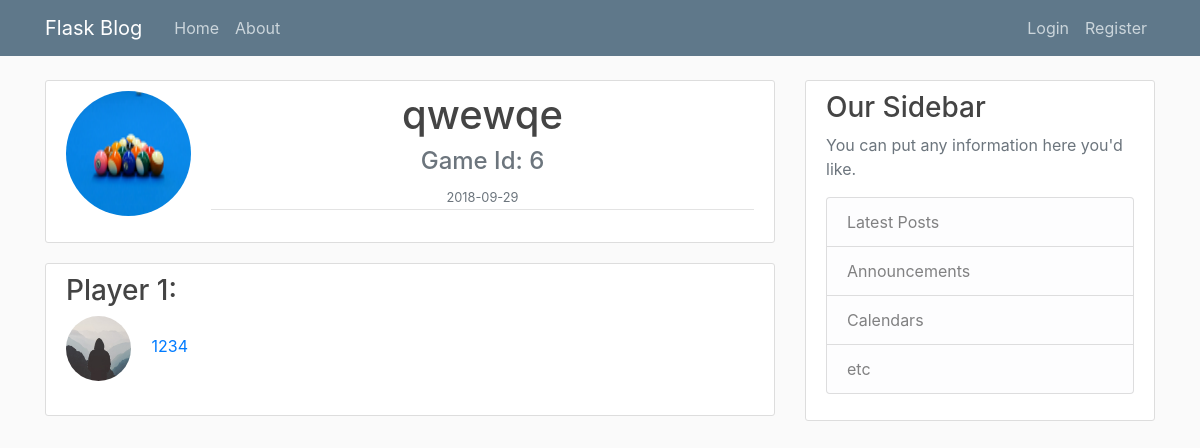
The app's page /game/6/view with its own data.
### flaskproject/models.py (models this page shows, shortened)
class Game(db.Model):
	id = db.Column(db.Integer, primary_key=True)
	name = db.Column(db.String(100), unique=False, nullable=False)
	password = db.Column(db.String(60), nullable=False)
	date_created = db.Column(db.DateTime, nullable=False, default=datetime.utcnow)
	image_file = db.Column(db.String(20), nullable=False, default='default.png')

class User(db.Model, UserMixin):
	id = db.Column(db.Integer, primary_key = True)
	username = db.Column(db.String(20), unique = True, nullable = False)
	email = db.Column(db.String(120), unique = True, nullable = False)
	image_file = db.Column(db.String(20), nullable = False, default='default.jpg')
	password = db.Column(db.String(60), nullable = False)
	posts = db.relationship('Post', backref='author', lazy = True)
	elo = db.Column(db.Float, nullable = True)
	games = db.relationship('Game', secondary=game_players, lazy='dynamic', backref = db.backref('players', lazy = True))

### flaskproject/games/routes.py (the view)
@games.route("/game/<int:game_id>/view", methods=['GET', 'POST'])
def view_game(game_id):
    game = Game.query.get_or_404(game_id)
    return render_template('game.html', title='View game', game=game, creator = game.players[0])

### flaskproject/templates/game.html (shortened to what this page needs)
{% extends "layout.html" %}
{% block content %}
<article class="media content-section">
	<img class="rounded-circle account-img" src= "{{ url_for('static', filename = 'game_pics/' + game.image_file) }}">
	<div class="media-body">
		<h1 class="article-title" align = center>{{ game.name }}</h1>
				<div align = center>
					<h4 class="text-muted"> Game Id: {{ game.id }}</h4>
				</div>
		<div class="article-metadata">
			<div align="center">
			<small class="text-muted">{{ game.date_created.strftime('%Y-%m-%d') }}</small>
			</div>
		</div>
		</div>
</article>
<article class="media content-section">
	<div class="media-body">
		{% if game.players[1] %}
		<div class="article-metadata">
		 {% else %}
			<div>
		{% endif %}
			<h3>Player 1: </h3>
			  <div class="column left">
				<img class="rounded-circle article-img" src="{{ url_for('static', filename='profile_pics/' + creator.image_file) }}">
				<a class="mr-2" href=" {{ url_for('users.user_games', username = creator.username )}} ">{{ creator.username }}</a>
			  </div>
			<br />
		</div>
</article>
{% endblock content %}

### flaskproject/static/main.css (style rules this page uses)
body { background: #fafafa; color: #333333; margin-top: 5rem; }
h1, h2, h3, h4, h5, h6 { color: #444444; }
.content-section { background: #ffffff; padding: 10px 20px; border: 1px solid #dddddd; border-radius: 3px; margin-bottom: 20px; }
.article-title { color: #444444; }
.article-img { height: 65px; width: 65px; margin-right: 16px; }
.article-metadata { padding-bottom: 1px; margin-bottom: 4px; border-bottom: 1px solid #e3e3e3 }
.account-img { height: 125px; width: 125px; margin-right: 20px; margin-bottom: 16px; }

### records on screen
Game: image_file (placeholder picture), name "qwewqe", id "6", date_created "2018-09-29"
User: image_file (placeholder picture), username "1234"
